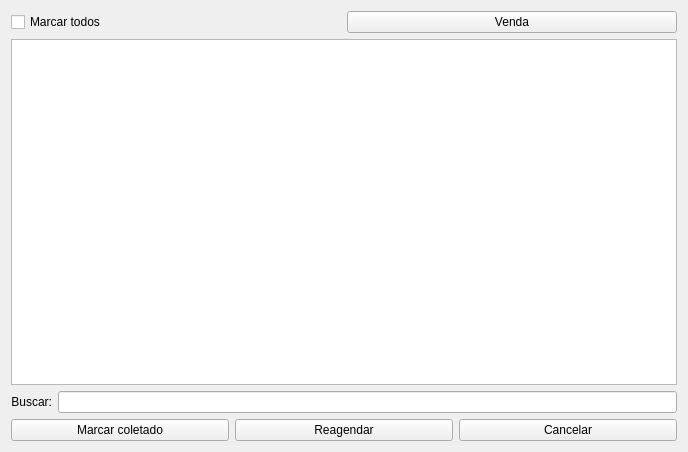
<?xml version="1.0" encoding="UTF-8"?>
<ui version="4.0">
 <class>WidgetLogisticaColeta</class>
 <widget class="QWidget" name="WidgetLogisticaColeta">
  <property name="geometry">
   <rect>
    <x>0</x>
    <y>0</y>
    <width>688</width>
    <height>452</height>
   </rect>
  </property>
  <property name="windowTitle">
   <string>Form</string>
  </property>
  <layout class="QGridLayout" name="gridLayout_4">
   <item row="0" column="0">
    <layout class="QGridLayout" name="gridLayout_3">
     <item row="0" column="0">
      <widget class="QCheckBox" name="checkBoxMarcarTodos">
       <property name="text">
        <string>Marcar todos</string>
       </property>
      </widget>
     </item>
     <item row="0" column="1">
      <widget class="QPushButton" name="pushButtonVenda">
       <property name="text">
        <string>Venda</string>
       </property>
      </widget>
     </item>
    </layout>
   </item>
   <item row="1" column="0">
    <widget class="TableView" name="table">
     <property name="mouseTracking">
      <bool>true</bool>
     </property>
     <property name="editTriggers">
      <set>QAbstractItemView::NoEditTriggers</set>
     </property>
     <property name="alternatingRowColors">
      <bool>true</bool>
     </property>
     <property name="selectionMode">
      <enum>QAbstractItemView::MultiSelection</enum>
     </property>
     <property name="selectionBehavior">
      <enum>QAbstractItemView::SelectRows</enum>
     </property>
     <property name="sortingEnabled">
      <bool>true</bool>
     </property>
     <attribute name="horizontalHeaderCascadingSectionResizes">
      <bool>true</bool>
     </attribute>
     <attribute name="horizontalHeaderStretchLastSection">
      <bool>false</bool>
     </attribute>
    </widget>
   </item>
   <item row="2" column="0">
    <layout class="QGridLayout" name="gridLayout_2">
     <item row="0" column="0">
      <widget class="QLabel" name="labelPedidosCompra_6">
       <property name="enabled">
        <bool>true</bool>
       </property>
       <property name="text">
        <string>Buscar:</string>
       </property>
       <property name="alignment">
        <set>Qt::AlignRight|Qt::AlignTrailing|Qt::AlignVCenter</set>
       </property>
      </widget>
     </item>
     <item row="0" column="1">
      <widget class="QLineEdit" name="lineEditBusca">
       <property name="enabled">
        <bool>true</bool>
       </property>
      </widget>
     </item>
    </layout>
   </item>
   <item row="3" column="0">
    <layout class="QGridLayout" name="gridLayout">
     <item row="0" column="1">
      <widget class="QPushButton" name="pushButtonReagendar">
       <property name="text">
        <string>Reagendar</string>
       </property>
      </widget>
     </item>
     <item row="0" column="0">
      <widget class="QPushButton" name="pushButtonMarcarColetado">
       <property name="text">
        <string>Marcar coletado</string>
       </property>
      </widget>
     </item>
     <item row="0" column="2">
      <widget class="QPushButton" name="pushButtonCancelar">
       <property name="text">
        <string>Cancelar</string>
       </property>
      </widget>
     </item>
    </layout>
   </item>
  </layout>
 </widget>
 <customwidgets>
  <customwidget>
   <class>TableView</class>
   <extends>QTableView</extends>
   <header>src/tableview.h</header>
  </customwidget>
 </customwidgets>
 <resources/>
 <connections/>
</ui>
